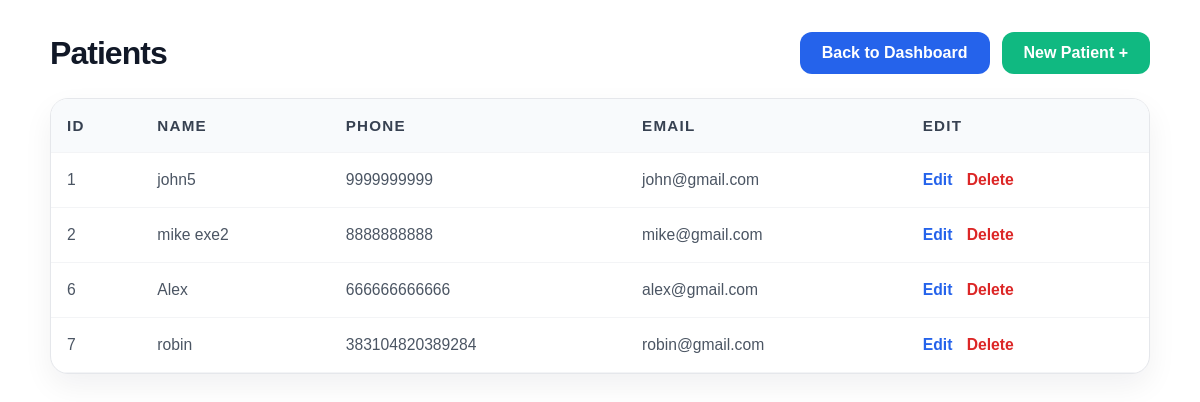
/patients/ (signed in), run on an earlier commit of the app's database.
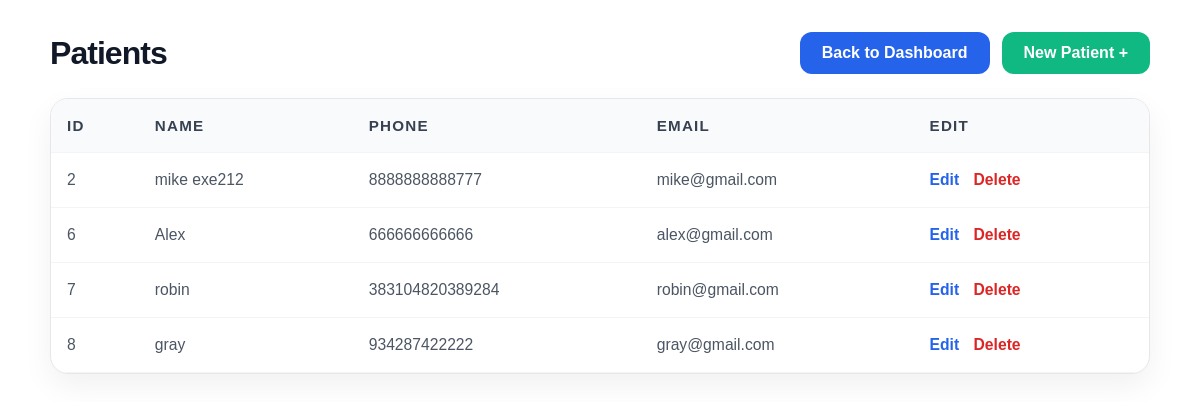
And on a later commit of the database.
### patients/models.py (models this page shows, shortened)
class Patient(models.Model):
  name = models.CharField(max_length=100)
  phone = models.CharField(max_length=15)
  email = models.EmailField()

### patients/views.py (the view)
# urls.py: path('', patient_list),
@login_required
def patient_list(request):
  patients = Patient.objects.all()
  return render(request, 'list.html', {"patients": patients})

### patients/templates/list.html (shortened to what this page needs)
<div class="list-page-container">
  <div class="list-page-header">
    <h1>Patients</h1>
    <div style="display:flex; gap:12px; flex-wrap:wrap;">
      <a class="btn-back" href="/dashboard">Back to Dashboard</a>
      <a class="btn-back new-btn" href="/patients/create">New Patient +</a>
    </div>
  </div>
  <div class="table-card">
    <div class="table-responsive">
      <table>
        <thead>
          <tr>
            <th>ID</th>
            <th>Name</th>
            <th>Phone</th>
            <th>Email</th>
            <th>Edit</th>
          </tr>
        </thead>
        <tbody>
          {% for p in patients %}
          <tr>
            <td>{{ p.id }}</td>
            <td>{{ p.name }}</td>
            <td>{{ p.phone }}</td>
            <td>{{ p.email }}</td>
            <td class="action-links">
              <a class="edit" href="/patients/{{ p.id }}/edit">Edit</a>
              <a class="delete" href="/patients/{{ p.id }}/delete">Delete</a>
            </td>
          </tr>
          {% empty %}
          <tr>
            <td colspan="5" class="empty-state">No patients found yet.</td>
          </tr>
          {% endfor %}
        </tbody>
      </table>
    </div>
  </div>
</div>

What changed in the data, as far as the page shows it:
removed Patient: id "1", name "john5", phone "9999999999", email "john@gmail.com"
changed Patient "mike@gmail.com": name "mike exe2" → "mike exe212"; phone "8888888888" → "8888888888777"
added Patient: id "8", name "gray", phone "934287422222", email "gray@gmail.com"
